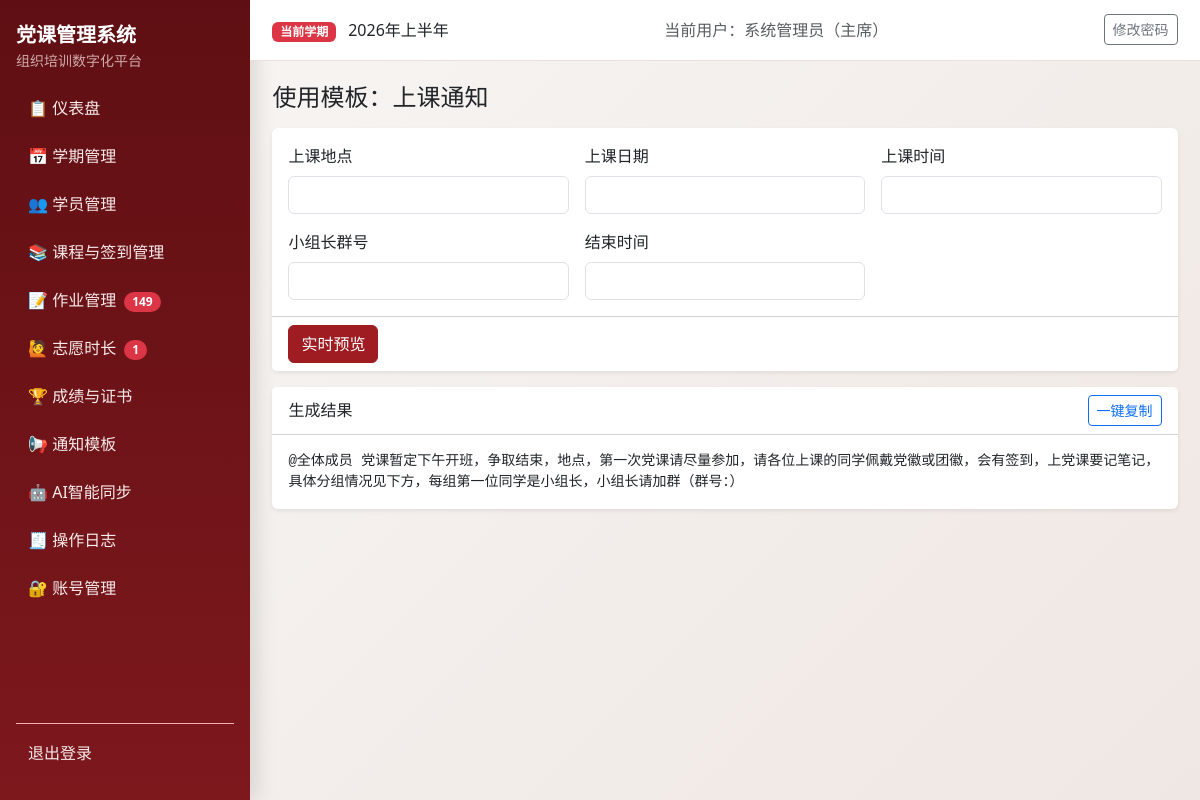
Page /notifications/7/use (signed in) on the committed database.
### models.py (models this page shows, shortened)
class Semester(db.Model):
    __tablename__ = "semesters"
    id = db.Column(db.Integer, primary_key=True)
    name = db.Column(db.String(100), nullable=False)
    period_code = db.Column(db.String(20), nullable=True)
    period_positive = db.Column(db.String(20), nullable=True)
    period_development = db.Column(db.String(20), nullable=True)
    period_probationary = db.Column(db.String(20), nullable=True)
    year = db.Column(db.Integer, nullable=False)
    status = db.Column(db.String(20), nullable=False, default="active")
    exam_weight = db.Column(db.Integer, nullable=False, default=40)
    attendance_weight = db.Column(db.Integer, nullable=False, default=30)
    assignment_weight = db.Column(db.Integer, nullable=False, default=20)
    volunteer_weight = db.Column(db.Integer, nullable=False, default=10)
    pass_threshold = db.Column(db.Float, nullable=False, default=60.0)
    volunteer_target_hours = db.Column(db.Float, nullable=False, default=0.0)
    min_attendance_sessions = db.Column(db.Integer, nullable=False, default=2)
    created_at = db.Column(db.DateTime, default=datetime.utcnow, nullable=False)
    students = db.relationship("Student", back_populates="semester", cascade="all, delete-orphan")
    course_sessions = db.relationship("CourseSession", back_populates="semester", cascade="all, delete-orphan")
    assignments = db.relationship("Assignment", back_populates="semester", cascade="all, delete-orphan")
    volunteer_records = db.relationship(
        "VolunteerRecord", back_populates="semester", cascade="all, delete-orphan"
    )
    exam_records = db.relationship("ExamRecord", back_populates="semester", cascade="all, delete-orphan")
    final_scores = db.relationship("FinalScore", back_populates="semester", cascade="all, delete-orphan")

class User(UserMixin, db.Model):
    __tablename__ = "users"
    id = db.Column(db.Integer, primary_key=True)
    username = db.Column(db.String(80), unique=True, nullable=False, index=True)
    password_hash = db.Column(db.String(255), nullable=False)
    role = db.Column(db.String(20), nullable=False, default="staff")
    real_name = db.Column(db.String(80), nullable=True)
    created_at = db.Column(db.DateTime, default=datetime.utcnow, nullable=False)

class NotificationTemplate(db.Model):
    __tablename__ = "notification_templates"
    id = db.Column(db.Integer, primary_key=True)
    title = db.Column(db.String(200), nullable=False)
    content = db.Column(db.Text, nullable=False)
    category = db.Column(db.String(20), nullable=False, default="其他")
    created_at = db.Column(db.DateTime, default=datetime.utcnow, nullable=False)
    updated_at = db.Column(
        db.DateTime,
        default=datetime.utcnow,
        onupdate=datetime.utcnow,
        nullable=False,
    )

### blueprints/notifications.py (the view)
@notifications_bp.route("/<int:item_id>/use", methods=["GET", "POST"])
@login_required
def use_template(item_id: int):
	item = db.session.get(NotificationTemplate, item_id)
	if not item:
		flash("模板不存在。", "danger")
		return redirect(url_for("notifications_bp.template_list"))
	variables = sorted(set(re.findall(r"\{\{\s*([^{}\s]+)\s*\}\}", item.content)))
	values = {v: request.values.get(v, "") for v in variables}
	rendered = item.content
	for key, val in values.items():
		rendered = re.sub(r"\{\{\s*" + re.escape(key) + r"\s*\}\}", val, rendered)
	return render_template("notifications/use.html", item=item, variables=variables, values=values, rendered=rendered)

### authz.py (called while the page is built)
def normalize_role(role: str | None) -> str:
    value = (role or "staff").strip().lower()
    if value not in ROLE_LABELS:
        return "staff"
    return value

def role_label(role: str | None) -> str:
    return ROLE_LABELS.get(normalize_role(role), "干事")

def can_view_logs(role: str | None) -> bool:
    return normalize_role(role) in {"admin", "minister"}

def can_manage_accounts(role: str | None) -> bool:
    return normalize_role(role) == "admin"

def can_edit_notification_templates(role: str | None) -> bool:
    return normalize_role(role) in {"admin", "minister"}

### templates/notifications/use.html (shortened to what this page needs)
{% extends "base.html" %}
{% block content %}
<h1 class="h4 mb-3">使用模板：{{ item.title }}</h1>
<form method="get" class="card border-0 shadow-sm mb-3">
  <div class="card-body row g-3">
    {% for var in variables %}
    <div class="col-md-4"><label class="form-label">{{ var }}</label><input class="form-control" name="{{ var }}" value="{{ values[var] }}"></div>
    {% endfor %}
  </div>
  <div class="card-footer bg-white"><button class="btn btn-primary">实时预览</button></div>
</form>
<div class="card border-0 shadow-sm">
  <div class="card-header bg-white d-flex justify-content-between align-items-center">
    <span>生成结果</span>
    <button class="btn btn-sm btn-outline-primary" onclick="copyText()">一键复制</button>
  </div>
  <div class="card-body">
    <pre id="finalText" class="mb-0" style="white-space: pre-wrap;">{{ rendered }}</pre>
  </div>
</div>
{% endblock %}

### templates/base.html (shortened to what this page needs)
<!doctype html>
<html lang="zh-CN">
<head>
  <link href="https://cdn.jsdelivr.net/npm/bootstrap@5.3.3/dist/css/bootstrap.min.css" rel="stylesheet">
</head>
<body>
  {% if current_user.is_authenticated %}
  <div class="layout">
    <aside class="sidebar d-flex flex-column">
      <div class="mb-3">
        <div class="fw-bold fs-5 text-white">党课管理系统</div>
        <div class="small opacity-75">组织培训数字化平台</div>
      </div>
      <nav class="nav flex-column mb-3">
        <a class="nav-link" href="{{ url_for('auth_bp.dashboard') }}">📋 仪表盘</a>
        <a class="nav-link" href="{{ url_for('semester_bp.list_semesters') }}">📅 学期管理</a>
        <a class="nav-link" href="{{ url_for('students_bp.list_students') }}">👥 学员管理</a>
        <a class="nav-link" href="{{ url_for('courses_bp.list_courses') }}">📚 课程与签到管理</a>
        <a class="nav-link" href="{{ url_for('assignments_bp.assignments_overview') }}">📝 作业管理
          {% if pending_assignment_students > 0 %}
            <span class="badge rounded-pill text-bg-danger ms-1">{{ pending_assignment_students }}</span>
          {% endif %}
        </a>
        <a class="nav-link" href="{{ url_for('volunteers_bp.volunteer_overview') }}">🙋 志愿时长
          {% if pending_volunteer_records > 0 %}
            <span class="badge rounded-pill text-bg-danger ms-1">{{ pending_volunteer_records }}</span>
          {% endif %}
        </a>
        <a class="nav-link" href="{{ url_for('scores_bp.result_overview') }}">🏆 成绩与证书</a>
        <a class="nav-link" href="{{ url_for('notifications_bp.template_list') }}">📢 通知模板</a>
        <a class="nav-link" href="{{ url_for('ai_tools_bp.index') }}">🤖 AI智能同步</a>
        {% if can_view_logs %}
        <a class="nav-link" href="{{ url_for('auth_bp.operation_logs') }}">🧾 操作日志</a>
        {% endif %}
        {% if can_manage_accounts %}
        <a class="nav-link" href="{{ url_for('auth_bp.account_list') }}">🔐 账号管理</a>
        {% endif %}
      </nav>
      <div class="mt-auto pt-2 border-top border-danger-subtle">
        <a class="nav-link" href="{{ url_for('auth_bp.logout') }}">退出登录</a>
      </div>
    </aside>
    <div class="content-wrap">
      <header class="topbar">
        <div>
          <span class="badge text-bg-danger">当前学期</span>
          <span class="ms-2">{{ current_semester.name if current_semester else '未设置激活学期' }}</span>
        </div>
        <div class="text-muted">当前用户：{{ current_user.real_name or current_user.username }}（{{ current_user_role_label }}）</div>
        <div>
          <a class="btn btn-sm btn-outline-secondary" href="{{ url_for('auth_bp.change_password') }}">修改密码</a>
        </div>
      </header>
      <main class="page-content">
        {% block content %}{% endblock %}
      </main>
    </div>
  </div>
  {% else %}
    {% block auth_content %}{% endblock %}
  {% endif %}
</body>
</html>

### templates/base.html (style rules this page uses)
:root { --pc-primary: #9f1d22; --pc-primary-dark: #7f1519; --pc-sidebar-bg: #5f0f13; --pc-sidebar-text: #f6dddd; --pc-bg: #f8f6f4; --pc-card: #ffffff; }
body { background: linear-gradient(135deg, #f8f6f4 0%, #efe7e3 100%); min-height: 100vh; }
.layout { display: flex; min-height: 100vh; }
.sidebar { width: 250px; background: linear-gradient(180deg, var(--pc-sidebar-bg), #7d181d); color: var(--pc-sidebar-text); position: fixed; top: 0; left: 0; bottom: 0; padding: 1.25rem 1rem; box-shadow: 6px 0 20px rgba(0, 0, 0, 0.12); }
.sidebar .nav-link { color: #f8eaea; border-radius: 10px; margin-bottom: 0.4rem; padding: 0.55rem 0.75rem; }
.content-wrap { margin-left: 250px; width: calc(100% - 250px); }
.topbar { background: var(--pc-card); border-bottom: 1px solid #eadfda; padding: 0.9rem 1.4rem; display: flex; justify-content: space-between; align-items: center; position: sticky; top: 0; z-index: 5; }
.page-content { padding: 1.4rem; }
.btn-primary { background-color: var(--pc-primary); border-color: var(--pc-primary); }

### rows in the picture
Semester: name "2026年上半年"
User: real_name "系统管理员"
NotificationTemplate: title "上课通知"

### other values in the picture
{{ pending_assignment_students }} "149"
{{ pending_volunteer_records }} "1"
{{ current_user_role_label }} "主席"
{{ var }} "上课地点" "上课日期" "上课时间" "小组长群号" "结束时间"
{{ rendered }} "@全体成员 党课暂定下午开班，争取结束，地点，第一次党课请尽量参加，请各位上课的同学佩戴党徽或团徽，会有签到，上党课要记笔记，具体分组情况见下方，每组第一位同学是小组长，小组长请加群（群号：）"
